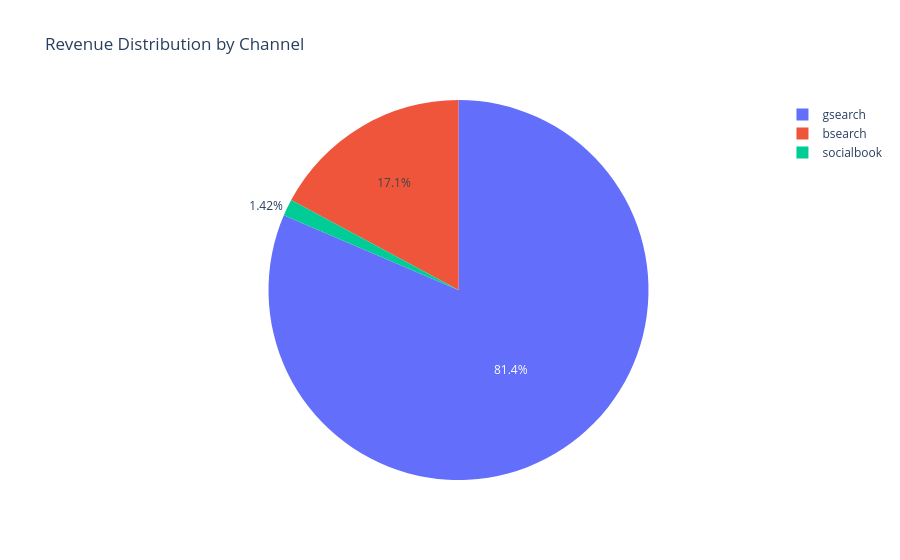

The notebook cell saved with this chart:
### Code cell
fig = px.pie(
    channel_perf,
    names="utm_source",
    values="revenue",
    title="Revenue Distribution by Channel"
)
fig.show()

### Figure 1 — Plotly figure (JSON) as saved in the notebook; plotly's stock layout.template omitted (floating-point values rounded to 4 significant figures)
{"data": [{"domain": {"x": [0, 1], "y": [0, 1]}, "hovertemplate": "utm_source=%{label}<br>revenue=%{value}<extra></extra>", "labels": ["bsearch", "gsearch", "socialbook"], "legendgroup": "", "name": "", "showlegend": true, "type": "pie", "values": [268700.0, 1276000.0, 22260.0]}], "layout": {"legend": {"tracegroupgap": 0}, "title": {"text": "Revenue Distribution by Channel"}}}
